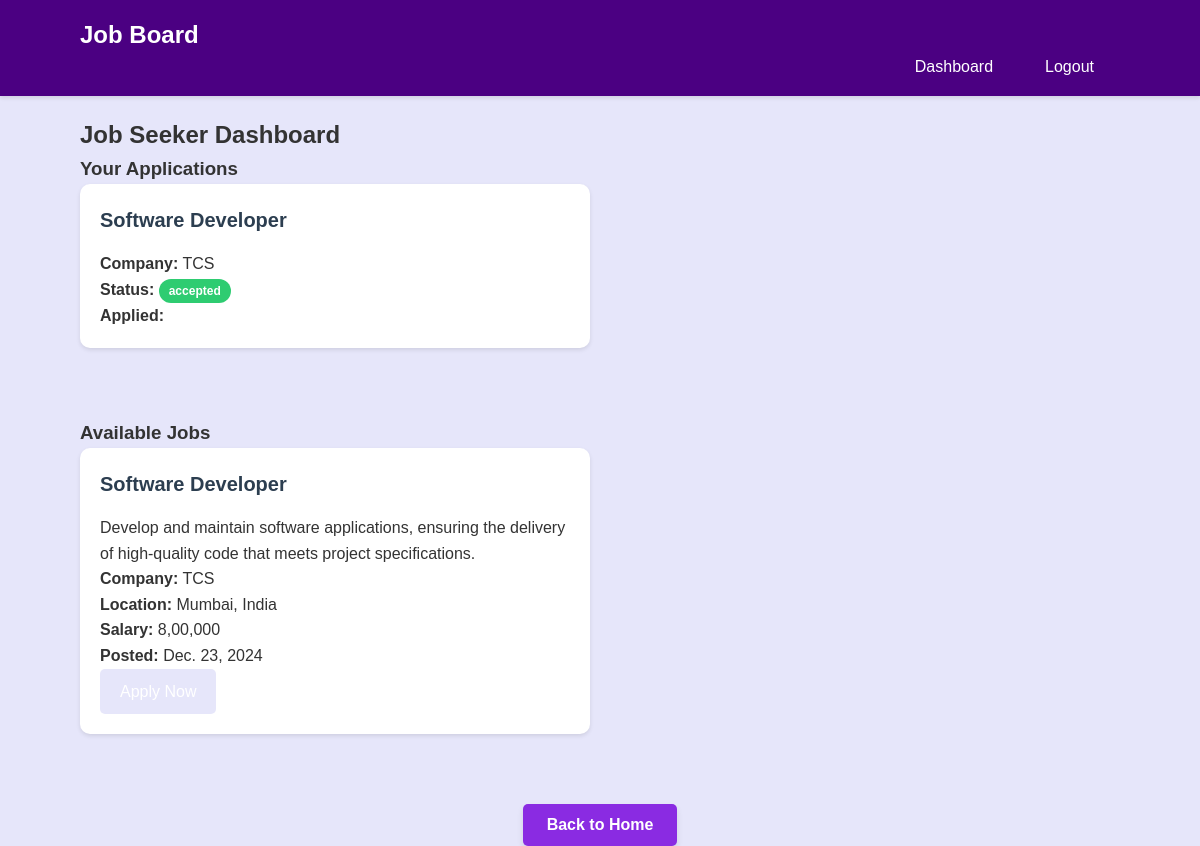
The app's page / (signed in) with its own data.
### jobs/models.py (models this page shows, shortened)
class JobApplication(models.Model):
    STATUS_CHOICES = [
        ('pending', 'Pending'),
        ('accepted', 'Accepted'),
        ('rejected', 'Rejected'),
    ]
    job = models.ForeignKey(Job, on_delete=models.CASCADE)
    applicant = models.ForeignKey(UserProfile, on_delete=models.CASCADE)
    resume = models.FileField(upload_to='resumes/')
    form_data = models.JSONField()
    status = models.CharField(max_length=20, default='pending')
    applied_date = models.DateTimeField(auto_now_add=True)
    class Meta:
        unique_together = ('job', 'applicant')

class Job(models.Model):
    company = models.ForeignKey(UserProfile, on_delete=models.CASCADE)
    title = models.CharField(max_length=200)
    description = models.TextField()
    requirements = models.TextField()
    location = models.CharField(max_length=100)
    salary = models.CharField(max_length=100)
    posted_date = models.DateTimeField(default=timezone.now)
    is_active = models.BooleanField(default=True)
    custom_form = models.JSONField(null=True, blank=True)

class UserProfile(models.Model):
    user = models.OneToOneField(User, on_delete=models.CASCADE)
    is_company = models.BooleanField(default=False)
    company_name = models.CharField(max_length=100, blank=True, null=True)

### jobs/views.py (the view)
# urls.py: path('', views.seeker_dashboard, name='home'),
@login_required
def seeker_dashboard(request):
    if request.user.userprofile.is_company:
        return redirect('company_dashboard')
    applied_jobs = JobApplication.objects.filter(applicant=request.user.userprofile)
    available_jobs = Job.objects.filter(is_active=True)
    return render(request, 'jobs/seeker_dashboard.html', {
        'applied_jobs': applied_jobs,
        'available_jobs': available_jobs
    })

### jobs/templates/jobs/seeker_dashboard.html
{% extends 'jobs/base.html' %}
{% block content %}
<h2>Job Seeker Dashboard</h2>
<h3>Your Applications</h3>
<div class="row mb-4">
    {% for application in applied_jobs %}
    <div class="col-md-6 mb-4">
        <div class="card">
            <div class="card-body">
                <h4 class="card-title">{{ application.job.title }}</h4>
                <p><strong>Company:</strong> {{ application.job.company.company_name }}</p>
                <p><strong>Status:</strong> <span class="badge {% if application.status == 'accepted' %}bg-success{% elif application.status == 'rejected' %}bg-danger{% else %}bg-warning{% endif %}">{{ application.status }}</span></p>
                <p><strong>Applied:</strong> {{ application.application_date|date }}</p>
            </div>
        </div>
    </div>
    {% empty %}
    <div class="col">
        <p>You haven't applied to any jobs yet.</p>
    </div>
    {% endfor %}
</div>
<h3>Available Jobs</h3>
<div class="row">
    {% for job in available_jobs %}
    <div class="col-md-6 mb-4">
        <div class="card">
            <div class="card-body">
                <h4 class="card-title">{{ job.title }}</h4>
                <p class="card-text">{{ job.description|truncatewords:30 }}</p>
                <p><strong>Company:</strong> {{ job.company.company_name }}</p>
                <p><strong>Location:</strong> {{ job.location }}</p>
                <p><strong>Salary:</strong> {{ job.salary }}</p>
                <p><strong>Posted:</strong> {{ job.posted_date|date }}</p>
                <a href="{% url 'apply_job' job.id %}" class="btn btn-primary">Apply Now</a>
            </div>
        </div>
    </div>
    {% empty %}
    <div class="col">
        <p>No jobs available at the moment.</p>
    </div>
    {% endfor %}
</div>
{% endblock %}

### jobs/static/jobs/style.css (style rules this page uses)
* { margin: 0; padding: 0; box-sizing: border-box; }
body { font-family: Arial, sans-serif; line-height: 1.6; background-color: #E6E6FA; color: #333; }
.row { display: flex; flex-wrap: wrap; margin: -10px; }
.col-md-6, .col-md-8, .col { padding: 10px; }
.col-md-6 { width: 50%; }
.card { background: white; border-radius: 10px; box-shadow: 0 2px 4px rgba(0, 0, 0, 0.1); margin-bottom: 20px; }
.card-body { padding: 20px; }
.card-title { font-size: 20px; margin-bottom: 15px; color: #2c3e50; }
.btn { display: inline-block; padding: 10px 20px; border: none; border-radius: 5px; cursor: pointer; font-size: 16px; text-decoration: none; transition: background-color 0.3s; }
.btn-primary { background-color: #E6E6FA; color: white; }
.badge { padding: 5px 10px; border-radius: 15px; font-size: 12px; font-weight: bold; }
.bg-success { background-color: #2ecc71; color: white; }
.mb-4 { margin-bottom: 20px; }

### records on screen
JobApplication: job "Software Developer", job.company.company_name "TCS", status "accepted"
Job: title "Software Developer", description "Develop and maintain software applications, ensuring the delivery of high-quality code that meets project specifications.", company.company_name "TCS", location "Mumbai, India", salary "8,00,000", posted_date "Dec. 23, 2024"
